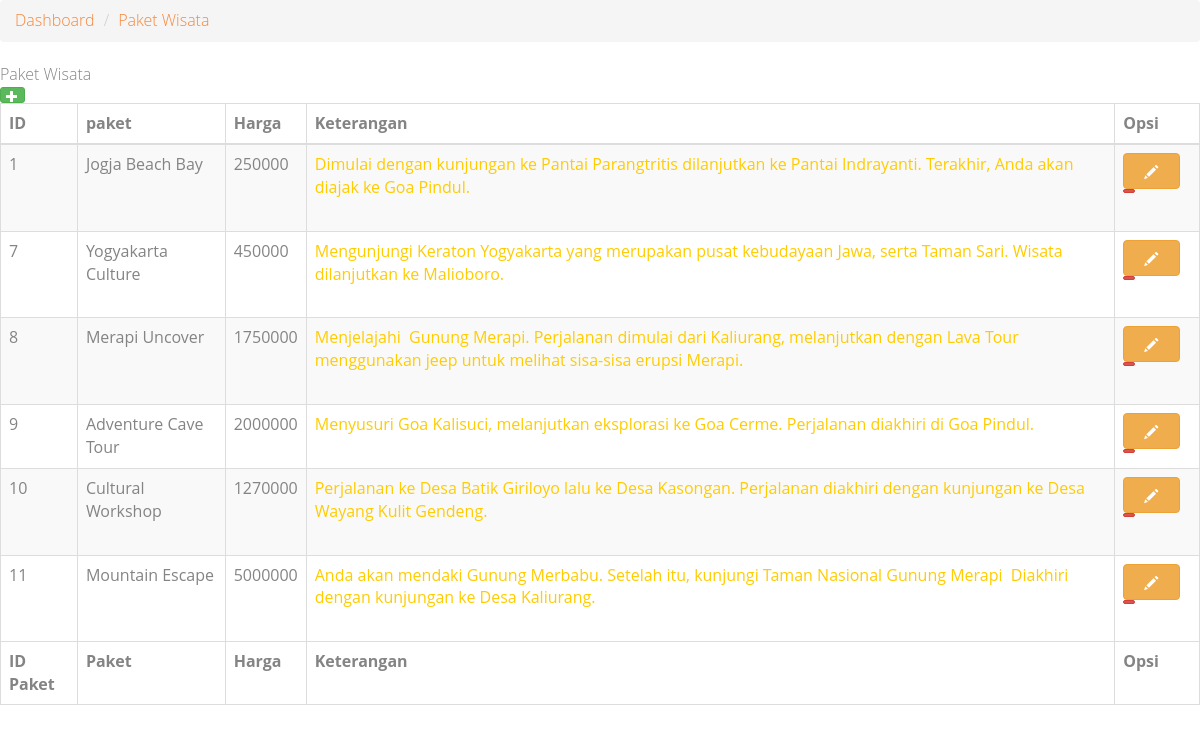
Screenshot of /Admin/ajax/paket_wisata.php (signed in) with the database file from the repository.
### tables this page shows
CREATE TABLE `tbl_paket` (
  `id_paket` int NOT NULL,
  `nama_paket` varchar(50) NOT NULL,
  `harga_paket` int NOT NULL,
  `ket_paket` text NOT NULL
);

### class/koneksi.php (called while the page is built, shortened)
<?php
class database{
	public $_host = "localhost";
		public $_username = "gojogjak_arta";
		public $_password = "%Ilham18";
		public $_database = "gojogjak_arta";
		public function getConnection() {
			$this->_connection = new mysqli($this->_host, $this->_username,
											$this->_password, $this->_database);
				return $this->_connection;
		}
	}
?>

### class/paket.php (called while the page is built, shortened)
<?php
include "koneksi.php";
class paket extends database{
	function tampil_data(){
		$sql = "SELECT * FROM tbl_paket";
				$result = mysqli_query($this->getConnection(),$sql);
				while ($row = mysqli_fetch_array($result)) {
					$hasil[] = $row;
				}
				return $hasil;
	}
}
?>

### Admin/ajax/paket_wisata.php (the view, shortened to what this page needs)
<?php
include '../../class/paket.php';
$db= new paket();
?>
<div class="row">
	<div id="breadcrumb" class="col-md-12">
		<ol class="breadcrumb">
			<li><a href="#">Dashboard</a></li>
			<li><a    href="ajax/paket_wisata.php">Paket Wisata</a></li>
		</ol>
	</div>
</div>
<div class="row">
	<div class="col-xs-12">
		<div class="box">
			<div class="box-header">
				<div class="box-name">
					<span>Paket Wisata</span>
				</div>
				<div class="box-icons">
				<a href="#"  data-target="#ModalAdd" data-toggle="modal"><button type="button" class="btn btn-xs btn-success" data-toggle="tooltip" data-placement="top" title="Tambah Data"><b class="glyphicon glyphicon-plus"></b></button></a>
				</div>
			</div>
			<div class="box-content no-padding">
	<div class="table-responsive">
				<table class="table table-bordered table-striped table-hover table-heading table-datatable" id="datatable-1">
					<thead>
						<tr>
		<th>ID</th>
		<th>paket</th>
		<th>Harga</th>
		<th>Keterangan</th>
		<th>Opsi</th>
						</tr>
					</thead>
					<tbody>
									<?php
	foreach($db->tampil_data() as $x){
	?>
						<tr>
								<td ><?php echo $x['id_paket']; ?></td>
							<td ><?php echo $x['nama_paket']; ?></td>
							<td><?php echo $x['harga_paket']; ?></td>
							<td><?php echo $x['ket_paket']; ?></td>
		<td>
			  <a href="#" class='btn btn-warning open_modal' id='<?php echo $x['id_paket']; ?>'><span class="glyphicon glyphicon-pencil"></span></a>
			      <a href="#" onclick="confirm_modal('prosesPaket.php?id=<?php echo $x['id_paket']; ?>&aksi=hapus');"><button type="button" class="btn btn-xs btn-danger" data-toggle="tooltip" data-placement="top" title="Delete Data"><i class="fa fa-trash-o"></i></button></a>
		</td>
						</tr>
					<?php
	}
	?>
					</tbody>
					<tfoot>
						<tr>
	<th>ID Paket</th>
		<th>Paket</th>
		<th>Harga</th>
		<th>Keterangan</th>
		<th>Opsi</th>
						</tr>
					</tfoot>
				</table>
				</div>
			</div>
		</div>
	</div>
</div>
 <?php include ('../modal/modal_delete.php');
 include ('../modal/modal_tambah_paket.php');
 ?>

### css/style.css (style rules this page uses)
a { color: #f78536; -webkit-transition: 0.5s, ease; -o-transition: 0.5s, ease; transition: 0.5s, ease; }
p, ul, ol { margin-bottom: 1.5em; font-size: 16px; color: #848484; font-family: "Open Sans", Arial, sans-serif; }
.btn { -webkit-transition: 0.3s; -o-transition: 0.3s; transition: 0.3s; }
.btn { text-transform: uppercase; letter-spacing: 1px; -webkit-transition: 0.3s; -o-transition: 0.3s; transition: 0.3s; }

### rows the page displays
tbl_paket: id_paket "1", nama_paket "Jogja Beach Bay", harga_paket "250000", ket_paket "Dimulai dengan kunjungan ke Pantai Parangtritis dilanjutkan ke Pantai Indrayanti. Terakhir, Anda akan diajak ke Goa Pindul."
tbl_paket: id_paket "7", nama_paket "Yogyakarta Culture", harga_paket "450000", ket_paket "Mengunjungi Keraton Yogyakarta yang merupakan pusat kebudayaan Jawa, serta Taman Sari. Wisata dilanjutkan ke Malioboro."
tbl_paket: id_paket "8", nama_paket "Merapi Uncover", harga_paket "1750000", ket_paket "Menjelajahi Gunung Merapi. Perjalanan dimulai dari Kaliurang, melanjutkan dengan Lava Tour menggunakan jeep untuk melihat sisa-sisa erupsi Merapi."
tbl_paket: id_paket "9", nama_paket "Adventure Cave Tour", harga_paket "2000000", ket_paket "Menyusuri Goa Kalisuci, melanjutkan eksplorasi ke Goa Cerme. Perjalanan diakhiri di Goa Pindul."
tbl_paket: id_paket "10", nama_paket "Cultural Workshop", harga_paket "1270000", ket_paket "Perjalanan ke Desa Batik Giriloyo lalu ke Desa Kasongan. Perjalanan diakhiri dengan kunjungan ke Desa Wayang Kulit Gendeng."
tbl_paket: id_paket "11", nama_paket "Mountain Escape", harga_paket "5000000", ket_paket "Anda akan mendaki Gunung Merbabu. Setelah itu, kunjungi Taman Nasional Gunung Merapi Diakhiri dengan kunjungan ke Desa Kaliurang."
